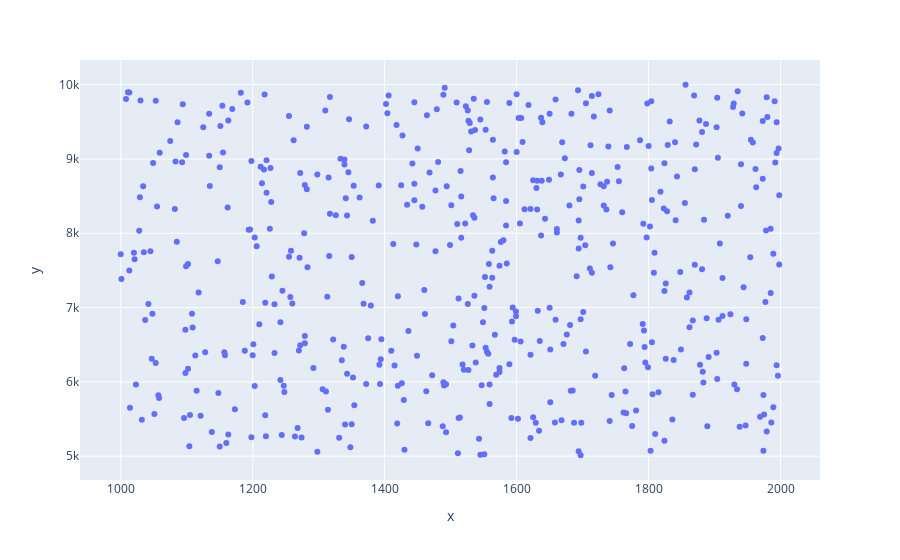

Notebook cell for this chart:
### Code cell
fig = px.scatter(x=vetor_1, y=vetor_2)
fig.show()

### Figure 1 — Plotly figure (JSON) as saved in the notebook; plotly's stock layout.template omitted (floating-point values rounded to 4 significant figures; data arrays with more than 128 entries replaced by an {"elided": "..."} marker saying what was removed)
{"data": [{"hovertemplate": "x=%{x}<br>y=%{y}<extra></extra>", "legendgroup": "", "marker": {"color": "#636efa", "symbol": "circle"}, "mode": "markers", "name": "", "orientation": "v", "showlegend": false, "type": "scatter", "x": {"elided": "500 int values"}, "xaxis": "x", "y": {"elided": "500 int values"}, "yaxis": "y"}], "layout": {"legend": {"tracegroupgap": 0}, "margin": {"t": 60}, "xaxis": {"anchor": "y", "domain": [0, 1], "title": {"text": "x"}}, "yaxis": {"anchor": "x", "domain": [0, 1], "title": {"text": "y"}}}}
